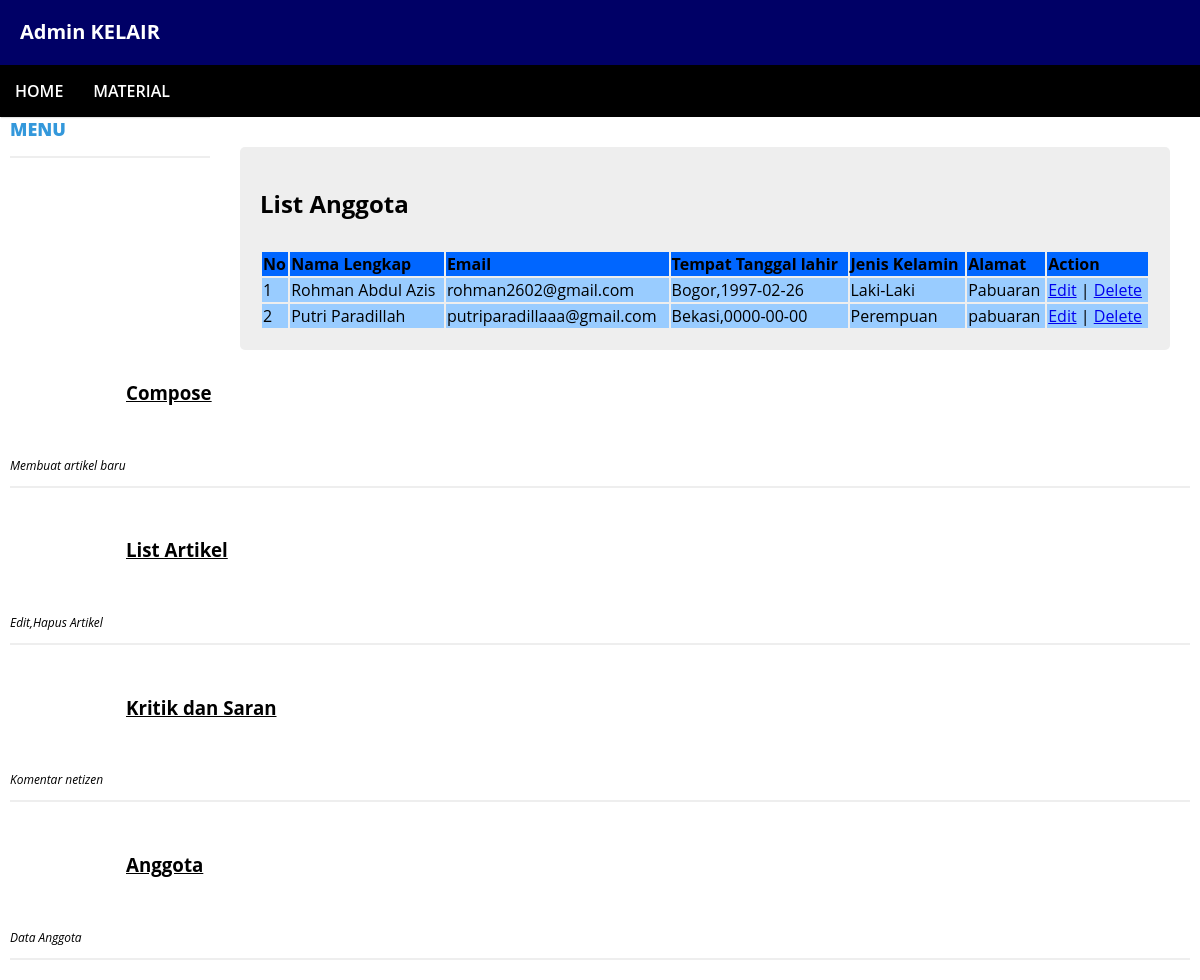
Page /backend/beranda.php?page=anggota on the committed database.
### tables this page shows
CREATE TABLE IF NOT EXISTS `tb_anggota` (
`id_anggota` int(11) NOT NULL,
  `namalengkap` varchar(30) NOT NULL,
  `email` varchar(30) NOT NULL,
  `tempat` varchar(20) NOT NULL,
  `tl` date NOT NULL,
  `jeniskelamin` varchar(10) NOT NULL,
  `alamat` text NOT NULL
);

### backend/anggota.php (the view, shortened to what this page needs)
<form id=form1>
<table width="100%" >
       <?php
	   echo "<h2>List Anggota</h2>";
	   echo"<hr>";
	   $sql = mysql_query("SELECT id_anggota,namalengkap,email,tempat,tl,jeniskelamin,alamat FROM tb_anggota");
	   $result = mysql_num_rows($sql);
	   if($result > 0)
	   {
		  echo "<tr align=left bgcolor='#0066FF'><th>No</th><th>Nama Lengkap </th><th>Email</th><th>Tempat Tanggal lahir</th><th>Jenis Kelamin</th><th>Alamat</th><th>Action</th></tr>";
		  while($r=mysql_fetch_assoc($sql))
		  {
			echo "<tr bgcolor='#99CCFF'><td>".$r['id_anggota']."</td><td>".$r['namalengkap']."</td><td>".$r['email']."</td><td>".$r['tempat'].",".$r['tl']."</td><td>".$r['jeniskelamin']."</td><td>".$r['alamat']."</td>
				  <td><a href='editanggota.php'>Edit</a> | <a href='hapusanggota.php'>Delete</a></td></tr>";
		  }
		echo "</table>";
	   }else{
		echo "0 results";
		echo "<br>";
	   }
	   ?>
</form>

### backend/css/style.css (style rules this page uses)
body { background: #fff; margin:0; font-family: 'Open Sans', sans-serif; }
hr { border:0; background:#eee; height:2px; }

### backend/anggota.php (style rules this page uses)
form { background-color:#eee; padding:20px 20px; border-radius:5px; max-width:auto; margin:10px 10px; }

### rows in the picture
tb_anggota: id_anggota "1", namalengkap "Rohman Abdul Azis", email "rohman2602@gmail.com", tempat "Bogor", tl "1997-02-26", jeniskelamin "Laki-Laki", alamat "Pabuaran"
tb_anggota: id_anggota "2", namalengkap "Putri Paradillah", email "putriparadillaaa@gmail.com", tempat "Bekasi", tl "0000-00-00", jeniskelamin "Perempuan", alamat "pabuaran"
